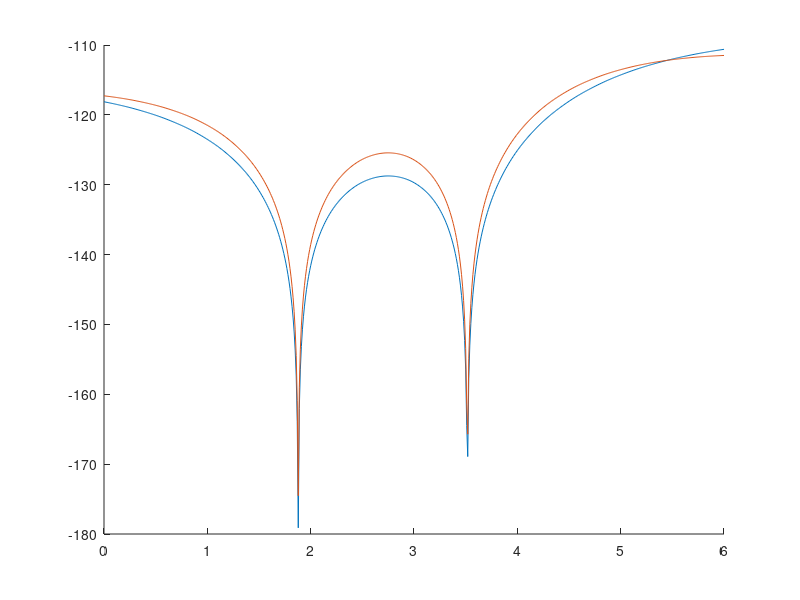

This figure's MATLAB source:
% W tym zadaniu nasi użytkownicy zaczynają się poruszać, więc poziom mocy
% odczytywany przez ich urządzenia będzie się zmieniał. Ciekawym
% zjawiskiem, obnażającym podstawową wadę negatywnego beamformingu
% (zadanie2), jaką jest nagły spadek mocy sygnału, kiedy oba urządzenia są
% w jednej lini z nadajnikiem. 

%% ------------------------------------------------------------------------
clear all; close all; clc;

%% dane wejściowe
txpos = [100, 0];               % pozycja nadajnika
Ptx = 0.005;                    % W - moc nadajnika
f = 6;                          % GHz - częstotliwość pracy
lambda = 3*10.^8 / (f*10.^9);   % m - długość fali
ant1 = [100, -0.0125];          % pozycja 1. anteny w nadajniku
ant2 = [100, 0.0125];           % pozycja 2. anteny w nadajniku
noise = -135;                   %dBW - szumy w kanale

user1pos = [50, 70];            % pozycja 1. użytkownika 
user2pos = [160, 50];           % pozycja 2. użytkownika

%% ruch
u1speed = [10 0];               % m/s
u2speed = [-20 0];              % m/s
dt = 0.01;                      % krok w czasie

%% main

Prx1 = [];
Prx2 = [];

for k = 0:dt:6
    %% pozycja
    user1pos = user1pos + u1speed*dt;
    user2pos = user2pos + u2speed*dt;

    %% router -> user2
    % wyliczanie odległości 1. użytkownika do obu anten
    r1 = sqrt( (user1pos(1) - ant1(1)).^2 + (user1pos(2) - ant1(2)).^2 );
    r2 = sqrt( (user1pos(1) - ant2(1)).^2 + (user1pos(2) - ant2(2)).^2 );

    % wyliczamy najlepsze przesunięcie fazowe, tak, aby oba sygnały były zgodne
    % w fazie i się sumowały i przesówamy o pi, aby się wygasiły.
    deltafi = 2*pi*(r1-r2)/lambda + pi;

    % wyliczanie odległości 1. użytkownika do obu anten
    r1 = sqrt( (user2pos(1) - ant1(1)).^2 + (user2pos(2) - ant1(2)).^2 );
    r2 = sqrt( (user2pos(1) - ant2(1)).^2 + (user2pos(2) - ant2(2)).^2 );
    
    % wyliczanie transmitancji; zakładamy anteny izotropowe.
    H1 = exp(-1j*2*pi*r1/lambda) * lambda/(4*pi*r1);
    H2 = exp(-1j*2*pi*r2/lambda + (-1j)*deltafi) * lambda/(4*pi*r2);
    
    % sumujemy transmitancje z obu linków
    H = H1 + H2; 
    
    % wyliczamy moc odebraną; moc dzielona na 2, bo są 2 anteny
    Prx2(end+1) = 10*log10(Ptx/2) + 20*log10(abs(H));    

    %% router -> user1
    r1 = sqrt( (user2pos(1) - ant1(1)).^2 + (user2pos(2) - ant1(2)).^2 );
    r2 = sqrt( (user2pos(1) - ant2(1)).^2 + (user2pos(2) - ant2(2)).^2 );

    deltafi = 2*pi*(r1-r2)/lambda + pi;
    
    r1 = sqrt( (user1pos(1) - ant1(1)).^2 + (user1pos(2) - ant1(2)).^2 );
    r2 = sqrt( (user1pos(1) - ant2(1)).^2 + (user1pos(2) - ant2(2)).^2 );
    
    H1 = exp(-1j*2*pi*r1/lambda) * lambda/(4*pi*r1);
    H2 = exp(-1j*2*pi*r2/lambda + (-1j)*deltafi) * lambda/(4*pi*r2);
    H = H1 + H2; 
    
    Prx1(end+1) = 10*log10(Ptx/2) + 20*log10(abs(H));

end

hold on;
plot(0:dt:6, Prx1)
plot(0:dt:6, Prx2)


%% Wniosek
fprintf(['____________________________________________________________\n' ...
         'Wniosek: kiedy użytkownik docelowy jest w jednej linii \n' ...
         'z nadajnikiem i innym użytkownikiem odbierana moc drastycznie \n' ...
         'spada. Powodem jest to, że staramy się maksymalnie obniżyć \n' ...
         'moc odbieraną u użytkownika, który nie jest adrestem, \n' ...
         'a skoro są w jednej linii to minimalizujemy moc dla obu.\n'])